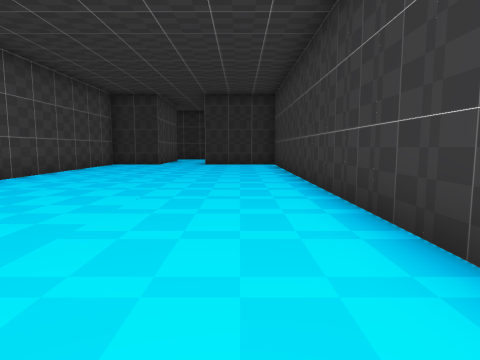
[1] (above)

22 first-person views from a walk through a Godot game level. The camera is 1.5 m above the floor, tilts 6° down and sees 75° across. The floor is counted in squares, 2 m on a side. Each view is taken from the middle of a square. On the plan, view 1 faces up. The plan holds only what a view shows up to about 10 squares ahead; the rest is blank. The place goes on beyond the plan. Some surface patterns are stand-ins.

[2]
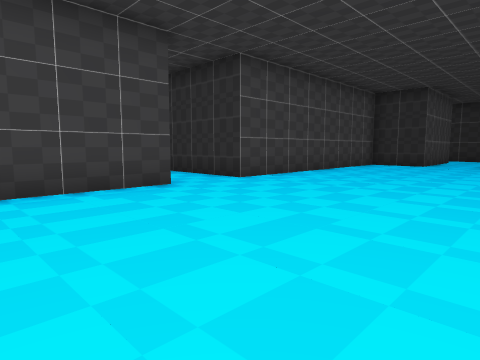

[3]
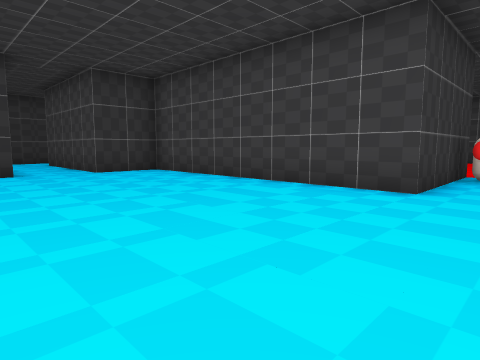

[4]
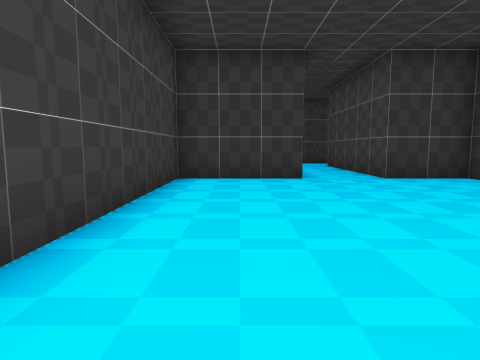

[5]
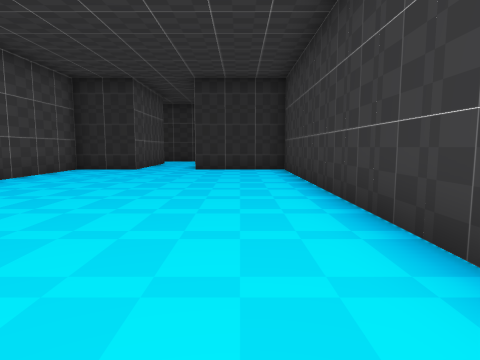

[6]
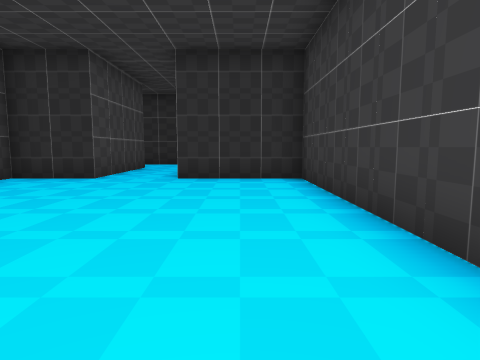

[7]
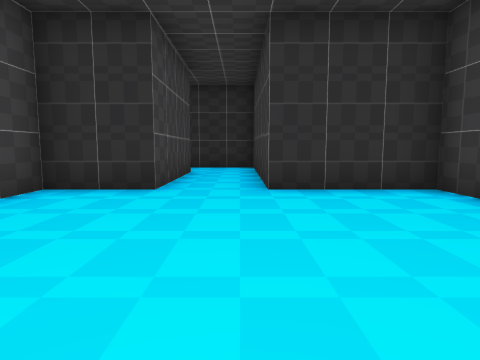

[8]
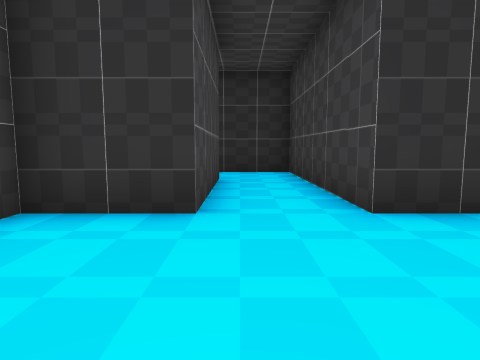

[9]
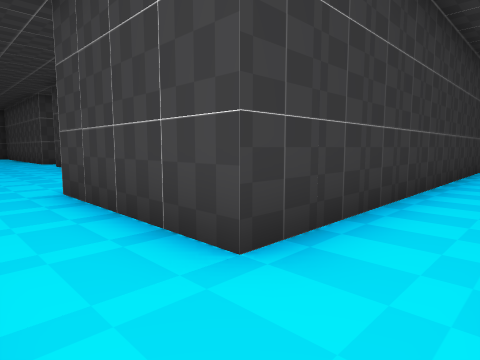

[10]
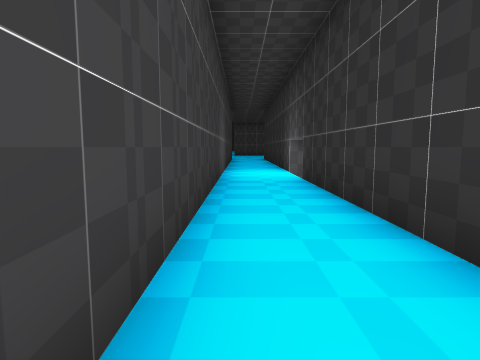

[11]
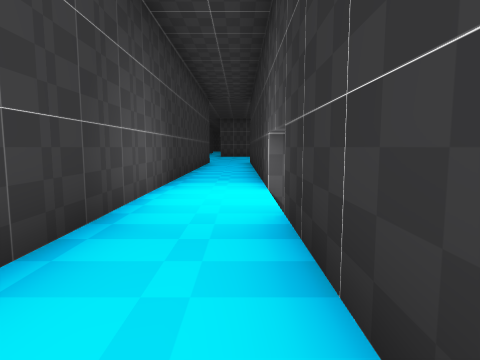

[12]
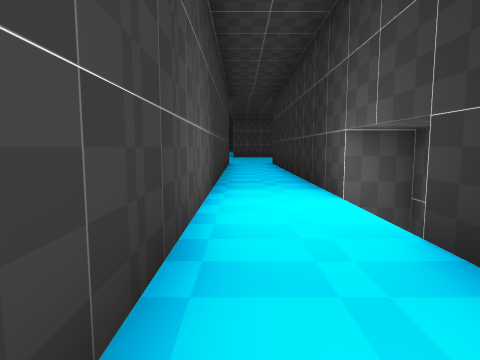

[13]
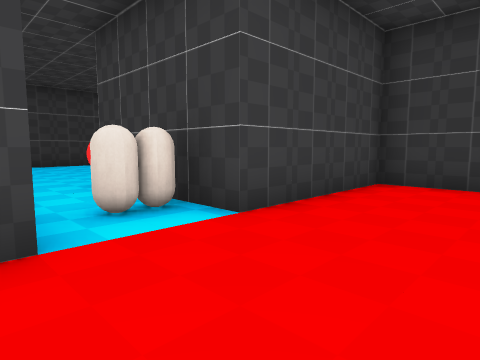

[14]
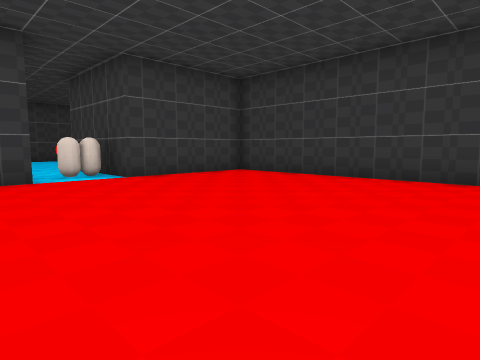

[15]
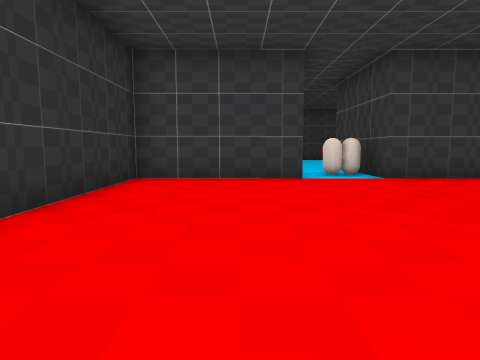

[16]
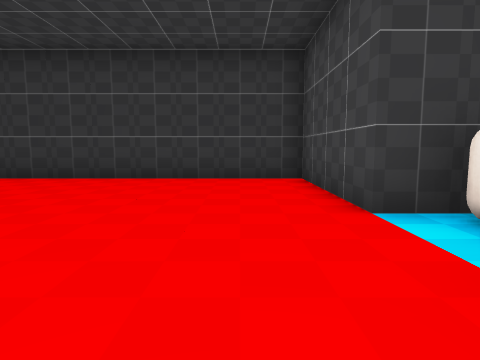

[17]
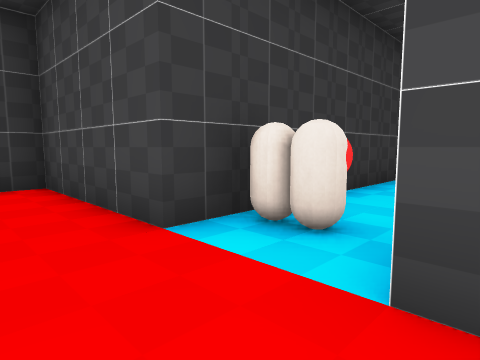

[18]
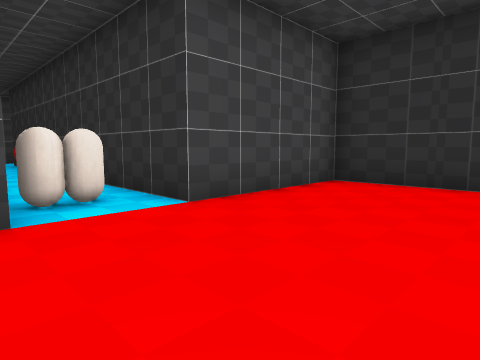

[19]
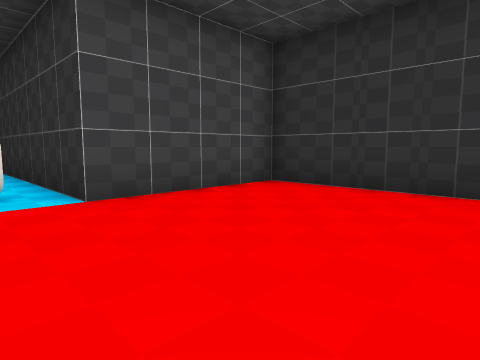

[20]
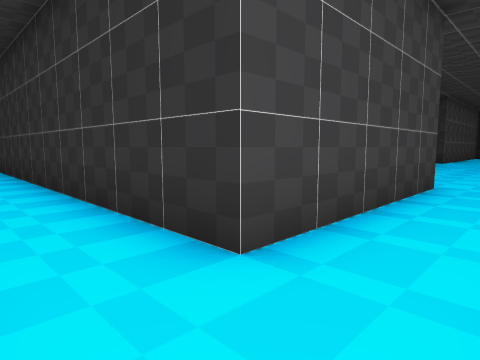

[21]
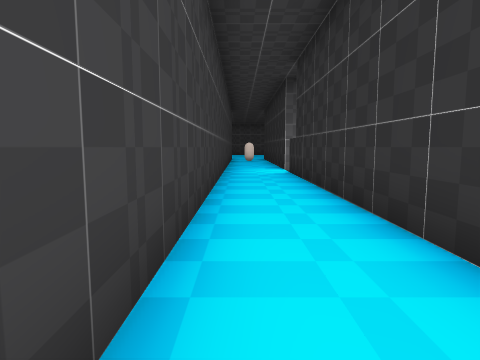

[22]
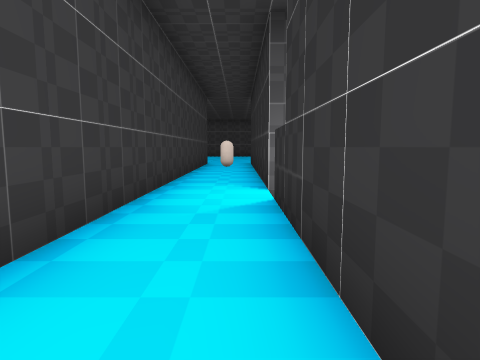

### Floor plan
Points are (right, up) in squares from view 1. A wall is a line through its corners. A room is listed if a view was taken in it or the views show most of it. See-through windows are left out.
Room 1 (views 1, 2, 3, 4, 5, 6, 7, 8, 9, 10, 11, 12, 20, 21, 22)
walls: (-5.5, 3.5) (-5.5, -4.5) (-3.5, -4.5) (-3.5, -9.5) (-14.5, -9.5); (-1.6, -4.5) (1.5, -4.5) (1.5, 13.5) (-1.5, 13.5) (-1.5, 19.5) (-3.6, 19.5); (-7.9, 19.5) (-13.5, 19.5); (-15.5, -9.5) (-19.8, -9.5); (-15.5, 19.5) (-21.1, 19.5); (-21, 17.5) (-3.5, 17.5) (-3.5, 13.5) (-5.5, 13.5) (-5.5, 5.5); (-19.9, -11.5) (-5.5, -11.5)
ways out: opening at (-5.5, 4.5) to room 2
Room 2 (views 13, 14, 15, 16, 17, 18, 19)
walls: (-9.5, 5.4) (-9.5, 9.5) (-17.5, 9.5) (-17.5, 5.5) (-22.5, 5.5); (-18.8, 3.5) (-17.5, 3.5) (-17.5, -0.5) (-9.5, -0.5) (-9.5, 3.5) (-5.5, 3.5); (-22.5, 3.5) (-21, 3.5); (-5.5, 5.5) (-8.8, 5.5)
ways out: opening at (-5.5, 4.5) to room 1
objects: other object (-19, 4); other object (-9, 4)

Where each view was taken, in squares from view 1:
view 1: 0 up, 0 right, facing up
view 2: 0 up, 0 right, facing up-left
view 3: 5 up, 0 right, facing down-left
view 4: 3 up, 0 right, facing down
view 5: 3 up, 0 right, facing up
view 6: 6 up, 0 right, facing up
view 7: 8 up, 2 left, facing up
view 8: 10 up, 3 left, facing up
view 9: 19 up, 2 left, facing down-left
view 10: 18 up, 6 left, facing left
view 11: 19 up, 10 left, facing left
view 12: 18 up, 11 left, facing left
view 13: 6 up, 12 left, facing down-right
view 14: 7 up, 17 left, facing down-right
view 15: 7 up, 17 left, facing right
view 16: 7 up, 16 left, facing down
view 17: 6 up, 16 left, facing down-left
view 18: 3 up, 14 left, facing up-left
view 19: 4 up, 13 left, facing up-left
view 20: 11 down, 2 left, facing up-left
view 21: 11 down, 5 left, facing left
view 22: 10 down, 10 left, facing left
